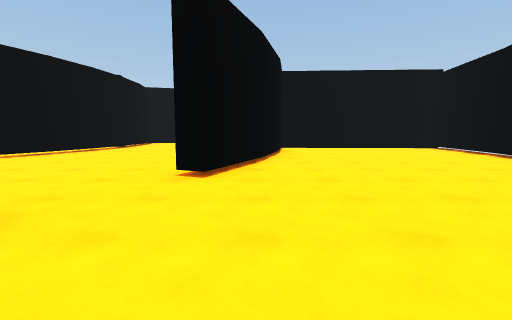
View 1 (above)

22 first-person views from a walk through a 3-D level made in the Unity game engine. The camera is 1.3 m above the floor, tilts 6° down and sees 85° across. The floor is counted in squares, 2 m on a side. Each view is taken from the middle of a square. On the plan, view 1 faces up. The plan holds only what a view shows up to about 9 squares ahead; the rest is blank. The place goes on beyond the plan. The player is left out. Door leaves are left out, so doorways stand open.

View 2
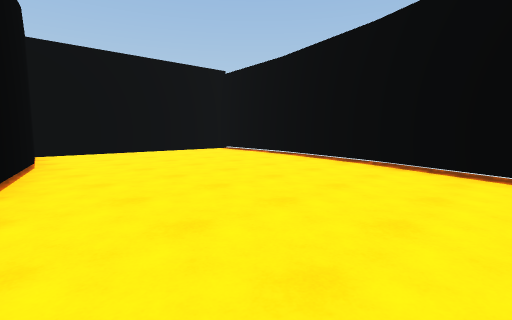

View 3
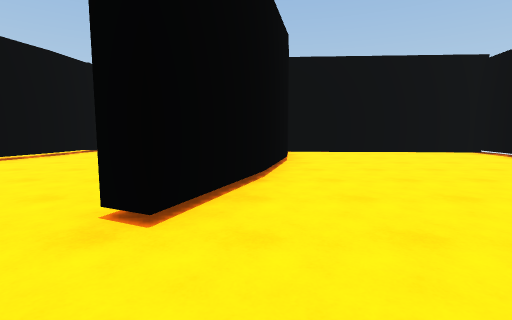

View 4
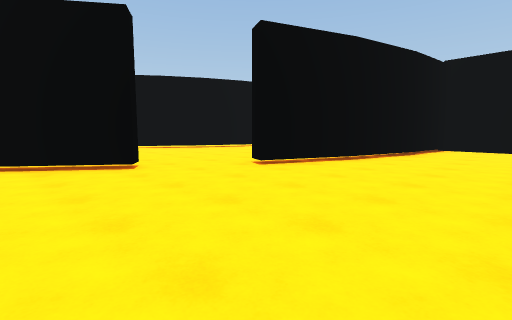

View 5
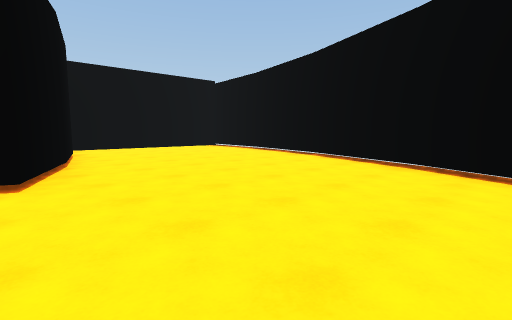

View 6
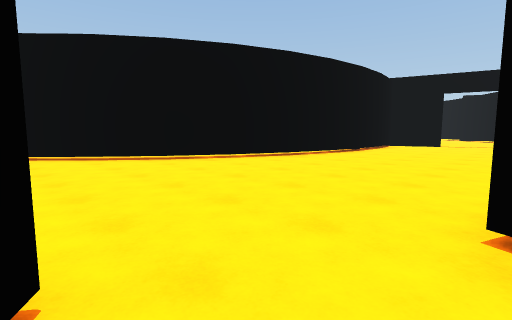

View 7
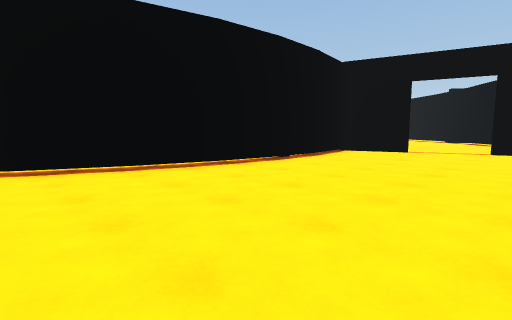

View 8
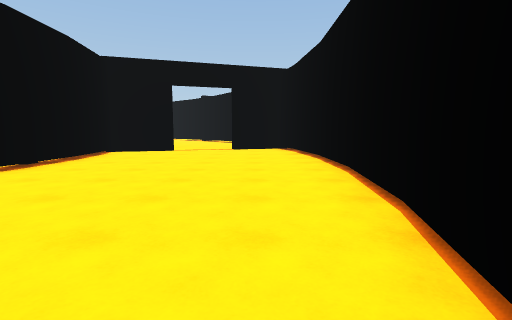

View 9
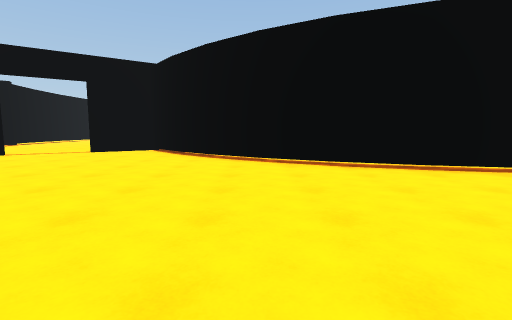

View 10
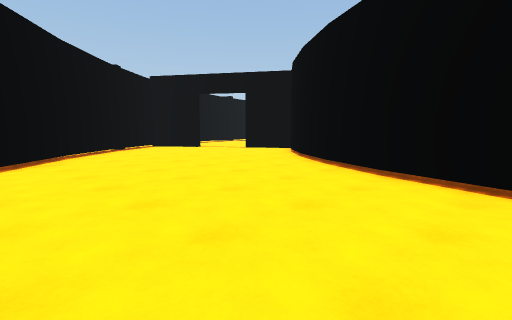

View 11
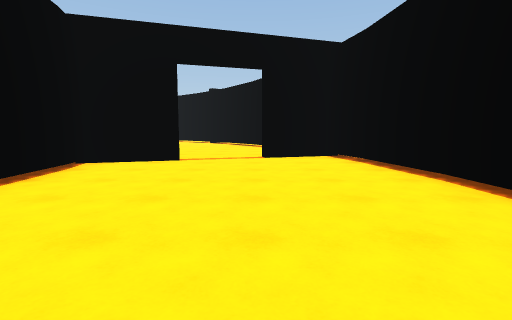

View 12
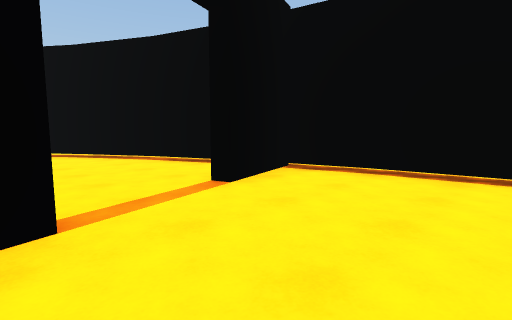

View 13
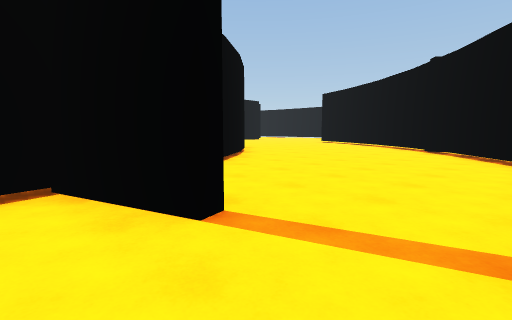

View 14
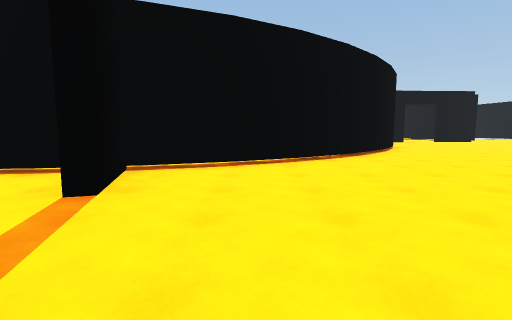

View 15
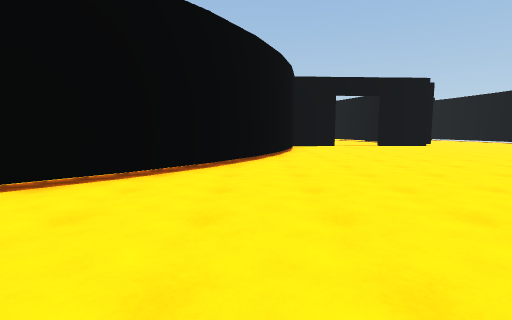

View 16
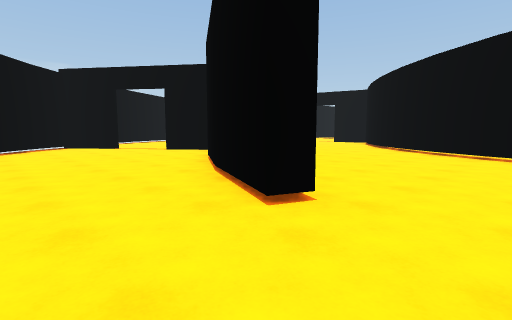

View 17
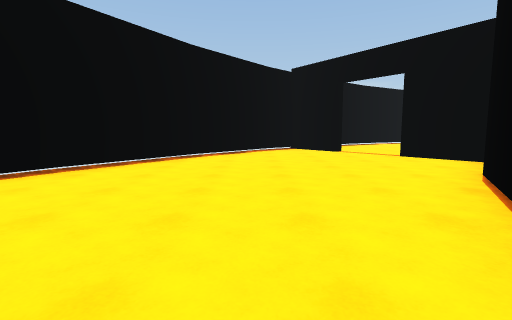

View 18
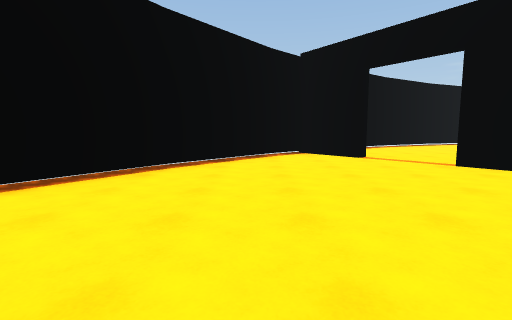

View 19
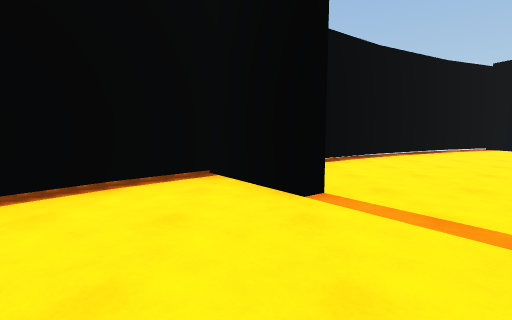

View 20
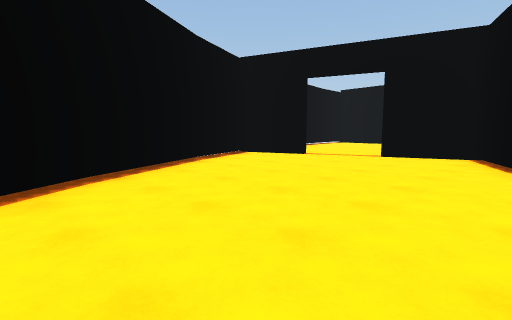

View 21
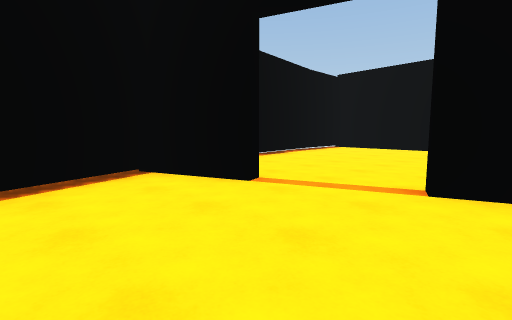

View 22
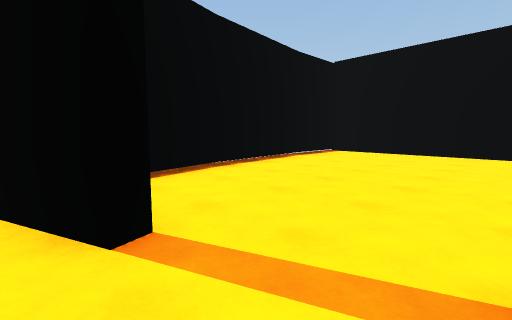

### Floor plan
Points are (right, up) in squares from view 1. A wall is a line through its corners. A room is listed if a view was taken in it or the views show most of it. See-through windows are left out.
Room 1 (views 1, 2, 3, 4, 5, 6)
walls: (5.3, 4.2) (6.1, 7.2); (0.2, 6) (-0.7, 3.8) (-1.2, 4.1); (4.3, 1.7) (5.4, 4.3); (6.1, 7.1) (6.5, 10.1); (0.7, 8.2) (0.1, 5.9); (1, 10.4) (0.7, 8); (-1.9, 1.7) (-3, 0.2); (6.5, 10.4) (0.9, 10.7)
ways out: opening at (-1, 3) to room 2
Room 2 (views 7, 8, 9, 10, 11, 12, 13)
walls: (-5.6, 7.9) (-6.2, 6.4); (-6.1, 6.5) (-6.9, 5); (-5.2, 9.3) (-5.6, 7.8); (-6.8, 5.1) (-7.8, 3.8); (-5, 10.9) (-5.2, 9.1); (0.5, 11.4) (0.5, 12.6) (0.2, 14.8); (-7.7, 3.9) (-8.9, 2.7); (-5, 12.4) (-5, 10.6); (-3.6, 0.3) (-2.2, 2.2); (-8.8, 2.8) (-10, 1.8); (-5.2, 13.9) (-5, 12.2); (-4.3, -0.5) (-3.5, 0.4); (-3.7, 15.1) (-5.4, 14.6) (-5.2, 13.7); (0.2, 14.7) (-0.2, 16.2) (-1.9, 15.7); (-10.1, 1.1) (-9.3, 0)
ways out: opening at (-1, 3) to room 1; open door at (-2.5, 15.5) to room 3; open door at (-9, 0)
Room 3 (views 14, 15, 16, 17, 18, 19)
walls: (-10.6, 27.7) (-10.3, 28.3); (-7.4, 26.7) (-6.6, 26.2); (-14, 23.1) (-12.6, 22.7) (-11.2, 22); (-11.3, 22) (-9.9, 21.2); (-10, 21.2) (-8.7, 20.2); (-8.8, 20.3) (-7.7, 19.1); (-4.4, 24.2) (-2.9, 25.3); (-7.8, 19.2) (-6.8, 17.8); (-3.1, 30.5) (-5.5, 32); (-3.5, 22.6) (-4.8, 24.1); (-1.4, 26.5) (0.1, 27.6) (-0.9, 28.6); (-6.9, 18) (-6.3, 16.8); (-0.8, 28.6) (-3.2, 30.6); (-1.1, 18.9) (-2.2, 20.9) (-3.5, 22.7); (-0.6, 17.6) (-1.2, 19)
ways out: open door at (-2.5, 15.5) to room 2; open door at (-2, 25.8) to room 4
Room 4 (views 20, 21, 22)
walls: (-0.7, 19.2) (0, 17.3) (1.7, 17.9); (4.3, 21.5) (2.8, 24.1) (1.7, 25.6); (3.5, 18.5) (5.2, 19.1) (4.2, 21.6)
ways out: open door at (-2, 25.8) to room 3; open door at (2.5, 18) to room 5
Room 5 (no view inside)
walls: (6.5, 12.9) (6.1, 15.9); (2.3, 10.9) (6.4, 10.7) (6.4, 13)
ways out: open door at (2.5, 18) to room 4

Positions as (right, up) in squares from view 1, and headings:
1: (0, 0), facing up
2: (0, 2), facing up-right
3: (0, 2), facing up
4: (3, 0), facing up-left
5: (-1, 0), facing up-right
6: (-1, 2), facing up-left
7: (-1, 6), facing up-left
8: (-1, 6), facing up
9: (-1, 5), facing left
10: (-2, 8), facing down-left
11: (-2, 9), facing up
12: (-4, 13), facing up-right
13: (-2, 14), facing up-left
14: (-1, 17), facing left
15: (-5, 22), facing left
16: (-12, 30), facing down-right
17: (-10, 29), facing right
18: (-8, 29), facing right
19: (-4, 27), facing right
20: (-1, 25), facing down-right
21: (1, 21), facing down-right
22: (2, 19), facing down-right
